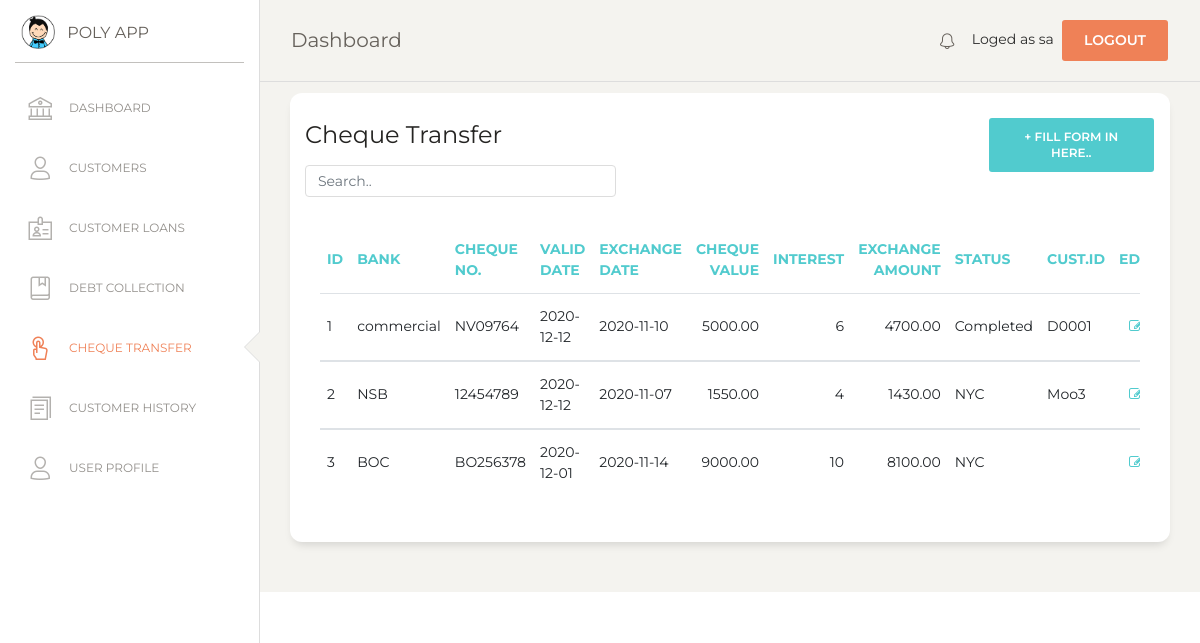
The page /cheque_transfer.php (signed in) on the database its author committed.
### tables this page shows
CREATE TABLE `cheque` (
  `cheque_id` int(7) NOT NULL,
  `bank` varchar(50) NOT NULL,
  `cheque_no` varchar(50) NOT NULL,
  `valid_date` date NOT NULL,
  `exchange_date` date NOT NULL,
  `cheque_value` double(10,2) NOT NULL,
  `interest` int(5) NOT NULL,
  `exchange_amt` double(10,2) NOT NULL,
  `status` varchar(20) NOT NULL,
  `cust_id` varchar(10) NOT NULL
);

### cheque_transfer.php (the view, shortened to what this page needs)
<?php
if (!isset($_SESSION['loged_user'])) {
    header('location: login.php');
}else {
$con = mysqli_connect(DB_HOSTNAME,DB_USERNAME,DB_PASSWORD);
mysqli_select_db($con,DB_NAME);
?>
<!DOCTYPE html>
<html lang="en">
<head>
  <link href="https://maxcdn.bootstrapcdn.com/font-awesome/latest/css/font-awesome.min.css" rel="stylesheet">
  <link href="assets/css/bootstrap.min.css" rel="stylesheet" />
  <link href="assets/css/paper-dashboard.css?v=2.0.1" rel="stylesheet" />
  <link href="assets/demo/demo.css" rel="stylesheet" />
</head>
<body class="">
  <div class="wrapper ">
    <div class="sidebar" data-color="white" data-active-color="danger">
      <div class="logo">
        <a href="#" class="simple-text logo-mini">
          <div class="logo-image-small">
            <img src="assets/img/logo-small.png">
          </div>
        </a>
        <a href="#" class="simple-text logo-normal">
          POLY APP
        </a>
      </div>
      <div class="sidebar-wrapper">
        <ul class="nav">
          <li>
            <a href="index">
              <i class="nc-icon nc-bank"></i>
              <p>DASHBOARD</p>
            </a>
          </li>
          <li>
            <a href="customer">
              <i class="nc-icon nc-single-02"></i>
              <p>CUSTOMERS</p>
            </a>
          </li>
          <li>
            <a href="customer_loan">
              <i class="nc-icon nc-badge"></i>
              <p>CUSTOMER LOANS</p>
            </a>
          </li>
          <li>
            <a href="debt_collection">
              <i class="nc-icon nc-book-bookmark"></i>
              <p>DEBT COLLECTION</p>
            </a>
          </li>
          <li  class="active">
            <a href="cheque_transfer">
              <i class="nc-icon nc-tap-01"></i>
              <p>CHEQUE TRANSFER</p>
            </a>
          </li>
          <li>
            <a href="report">
              <i class="nc-icon nc-single-copy-04"></i>
              <p>CUSTOMER HISTORY</p>
            </a>
          </li>
          <li>
            <a href="user">
              <i class="nc-icon nc-single-02"></i>
              <p>USER PROFILE</p>
            </a>
          </li>
        </ul>
      </div>
    </div>
    <div class="main-panel">
      <?php include('include/nav.php');  ?>
      <div class="content">
      <div class="row">
          <div class="col-md-12">
            <div class="card">
              <div class="row">
              <div class="col-md-9">
              <div class="card-header">
                <h4 class="card-title"> Cheque Transfer</h4>
                <input class="form-control myInput" id="myInput" type="text" placeholder="Search..">
              </div>
              </div>
              <div class="col-md-3">
                <div class="card-header">
                  <button type="button" class="btn btn-primary add-btn" data-toggle="modal" data-target="#Form1">+ FILL FORM IN HERE..
                  </button>
                </div>
              </div>
              </div>
              <div class="card-body">
              <div class="card-body">
                <div class="table-responsive">
                  <table class="table" id="myTable">
                    <thead class="text-primary">
                      <th>                    ID</th>
                      <th>                    Bank</th>
                      <th>                    Cheque No.</th>
                      <th>                    Valid Date</th>
                      <th>                    Exchange Date</th>
                      <th class="text-right"> Cheque Value</th>
                      <th class="text-right"> Interest</th>
                      <th class="text-right"> Exchange Amount</th>
                      <th>                    Status</th>
                      <th>                    cust.ID</th>
                      <th class="text-center">                    Edit 				</th>
                    </thead>
                    <tbody>
                      <?php
                      $sql=mysqli_query($con,"SELECT * FROM cheque");
                      $numRows = mysqli_num_rows($sql);
                      if($numRows > 0) {
                        while($row = mysqli_fetch_assoc($sql)) {
                          ?>
                          <tr>
                            <td>                    <?php echo $row['cheque_id'] ?>     </td>
                            <td>                    <?php echo $row['bank'] ?>          </td>
                            <td>                    <?php echo $row['cheque_no'] ?>     </td>
                            <td>                    <?php echo $row['valid_date'] ?>    </td>
                            <td>                    <?php echo $row['exchange_date'] ?> </td>
                            <td class="text-right"> <?php echo $row['cheque_value'] ?>  </td>
                            <td class="text-right"> <?php echo $row['interest'] ?>      </td>
                            <td class="text-right"> <?php echo $row['exchange_amt']?>   </td>
                            <td>                    <?php echo $row['status']?>         </td>
                            <td>                    <?php echo $row['cust_id'] ?>       </td>
                            <td class="text-center">
                              <a href="#" onclick="editView(<?php echo $row['cheque_id']; ?>)" name="edit">
                                <i class="fa fa-pencil-square-o" aria-hidden="true"></i></a>
                            </td>
                          </tr>
                    </tbody>
                           <?php
                        }
                      }
                    ?>
                    </table>
                </div>
              </div>
             </div>
            </div>
          </div>
          </div>
        </div>
      </div>
       <?php include('include/footer.php');  ?>
    </div>
</body>
</html>
<?php
}
?>

### assets/demo/demo.css (style rules this page uses)
.add-btn { float: right !important; }
.myInput { width: 50% !important; }

### rows shown on the page
cheque: cheque_id "1", bank "commercial", cheque_no "NV09764", valid_date "2020-12-12", exchange_date "2020-11-10", cheque_value "5000.00", interest "6", exchange_amt "4700.00", status "Completed", cust "D0001"
cheque: cheque_id "2", bank "NSB", cheque_no "12454789", valid_date "2020-12-12", exchange_date "2020-11-07", cheque_value "1550.00", interest "4", exchange_amt "1430.00", status "NYC", cust "Moo3"
cheque: cheque_id "3", bank "BOC", cheque_no "BO256378", valid_date "2020-12-01", exchange_date "2020-11-14", cheque_value "9000.00", interest "10", exchange_amt "8100.00", status "NYC"

### other values the page prints
$_SESSION['loged_user'] "sa"
